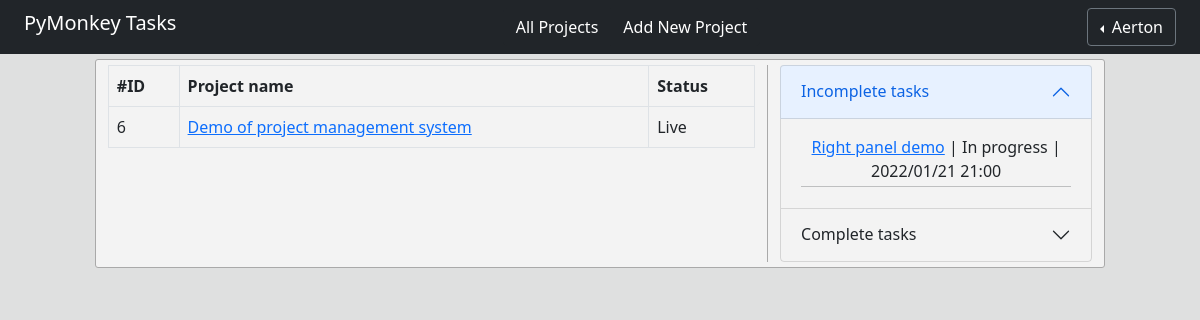
The page /assignments (signed in) on the database its author committed.
### lib/models.py (models this page shows)
class User(db.Model, UserMixin):
    id = db.Column(db.Integer, primary_key=True)
    email = db.Column(db.String, nullable=False)
    password = db.Column(db.String, nullable=False)
    fname = db.Column(db.String)
    lname = db.Column(db.String)
    team = db.Column(db.String)
    position = db.Column(db.String)
    assignment = db.relationship('Project_assignment', backref='user')

class Project(db.Model):
    id = db.Column(db.Integer, primary_key=True)
    name = db.Column(db.String)
    description = db.Column(db.String)
    status = db.Column(db.String)
    date_added = db.Column(db.String)
    added_by = db.Column(db.String)
    tasks = db.relationship("Tasks", backref='project')
    assignment = db.relationship("Project_assignment", backref='project')
    notes = db.relationship("Note", backref='project')
    resources = db.relationship("Resources", backref='project')

class Tasks(db.Model):
    id = db.Column(db.Integer, primary_key=True)
    title = db.Column(db.String)
    description = db.Column(db.String)
    status = db.Column(db.String)
    date_added = db.Column(db.String)
    due_date = db.Column(db.String)
    date_completed = db.Column(db.String)
    assigned_to = db.Column(db.String) #user name
    importance = db.Column(db.String)
    project_id = db.Column(db.Integer, db.ForeignKey("project.id"))
    assignment = db.relationship("Task_assignment",backref="tasks")

### lib/user_routing.py (the view)
@user_routes.route('/assignments', methods=['GET', 'POST'])
@login_required
def assignments():
    if current_user.is_authenticated:
        uid = int(current_user.id)
        my_tasks = Tasks.query.filter(Tasks.assigned_to==uid).all()
        ids = []
        for task in my_tasks:
            ids.append(task.id)
        my_incomplete_tasks = Tasks.query.filter(Tasks.id.in_(ids)).filter(Tasks.status != "Completed")
        my_completed_tasks = Tasks.query.filter(Tasks.id.in_(ids)).filter(Tasks.status == "Completed")
        my_projects = Project_assignment.query.filter(Project_assignment.user_id==uid).all()
        len_ = len(list(my_completed_tasks))
        pid = []
        for pr in my_projects:
            pid.append(pr.project_id)
        assigned_projects = Project.query.filter(Project.id.in_(pid)).all()
        print(my_projects)
    return render_template('my_stuff.html', incomplete = my_incomplete_tasks, complete = my_completed_tasks, len_=len_, projects = assigned_projects)

### lib/models.py (called while the page is built)
@login_manager.user_loader
def load_user(user_id):
    return User.query.get(int(user_id))

### lib/templates/my_stuff.html (shortened to what this page needs)
{% extends 'layout.html' %}
{% block content %}
<div class="container-fluid" >
  <div class="row" style="background-color: rgb(243, 243, 243); border: 1px solid; border-radius: 3px; border-color: darkgrey;">
    <div class="col-8" style="background-color: rgb(243, 243, 243); border-right: 1px solid; border-color: darkgrey; margin-top: 5px; margin-bottom: 5px;">
      {% if projects %}
        <table class="table table-hover table-bordered">
          <thead>
            <tr>
                <th scope="col">#ID</th>
                <th scope="col">Project name</th>
                <th scope="col">Status</th>
            </tr>
          </thead>
          <tbody>
          {% for project in projects %}
            <tr>
                <td>{{ project.id }}</td>
                <td><a type="button" href="{{ url_for('project_routes.project', project_id=project.id) }}">{{ project.name }}</a></td>
                <td>{{ project.status }}</td>
            </tr>
          {% endfor %}
          </tbody>
        </table>
      {% else %}
      <div style="text-align: center;">
        <span style="font-weight: bold;">No projects assigned to you!</span>
      </div>
      {% endif %}
    </div>
    <div class="col-4" style="background-color: rgb(243, 243, 243); margin-top: 5px; margin-bottom: 5px;">
      <div class="accordion" id="accordionPanelsStayOpenExample">
        <div class="accordion-item">
          <h2 class="accordion-header" id="panelsStayOpen-headingOne">
            <button class="accordion-button" type="button" data-bs-toggle="collapse" data-bs-target="#panelsStayOpen-collapseOne" aria-expanded="true" aria-controls="panelsStayOpen-collapseOne">
              Incomplete tasks
            </button>
          </h2>
          <div id="panelsStayOpen-collapseOne" class="accordion-collapse collapse show" aria-labelledby="panelsStayOpen-headingOne">
          <div class="accordion-body">
            {% if incomplete %}
              {% for task in incomplete %}
              <div style="text-align: center;">
              <span><a href="{{ url_for('task_routes.edit',task_id=task.id) }}">{{ task.title }}</a> | {{ task.status }} | {{ task.due_date }}</span>
              <hr style="margin-top: 3px; margin-bottom: 5px;" />
              </div>
              {% endfor %}
            {% else %}
            <div style="text-align: center;">
              <span style="font-weight: bold;">No tasks here!</span>
            </div>
            {% endif %}
          </div>
          </div>
        </div>
        <div class="accordion-item">
          <h2 class="accordion-header" id="panelsStayOpen-heading3">
            <button class="accordion-button collapsed" type="button" data-bs-toggle="collapse" data-bs-target="#panelsStayOpen-collapse3" aria-expanded="false" aria-controls="panelsStayOpen-collapseTwo">
              Complete tasks
            </button>
          </h2>
        </div>
      </div>
    </div>
  </div>
</div>
{% endblock %}

### lib/templates/layout.html (shortened to what this page needs)
<!DOCTYPE html>
<html lang="en">
<head>
    <link rel="stylesheet" href="{{ url_for('static',filename='css/bootstrap.min.css') }}"/>
    <link rel="stylesheet" href="{{ url_for('static',filename='css/styles.css')}}" />
</head>
<body style="background-color: rgb(223, 224, 224);">
<nav class="navbar navbar-dark bg-dark">
    <h5 class="header text-white" style="margin-left: 2%;">PyMonkey Tasks</h5>
    <div class="btn-group">
        <a href="{{ url_for('project_routes.index') }}" class="btn btn-dark">All Projects</a>
        <a href="{{ url_for('project_routes.add') }}" class="btn btn-dark">Add New Project</a>
    </div>
    {% if current_user.is_authenticated %}
    <div class="btn-group dropstart" style="margin-right: 2%;">
        <button class="btn btn-outline-secondary dropdown-toggle text-white" type="button" id="dropdownMenuButton1" data-bs-toggle="dropdown" aria-expanded="false">
          {{ current_user.fname }}
        </button>
    </div>
	{% else %}
    <div class="btn-group">
        <a href="{{ url_for('user_routes.login') }}" class="btn btn-dark">Login</a>
        <a href="{{ url_for('user_routes.register') }}" class="btn btn-dark">Register</a>
    </div>
	{% endif %}
</nav>
<div class="container-fluid">
    <div class="row" style="margin-left: 5%;margin-right: 5%; margin-top: 5px;">
        <div clas="col-8">
            {% block content %}
            {% endblock %}
        </div>
    </div>
</div>
</body>
</html>

### rows shown on the page
User: fname "Aerton"
Project: id "6", name "Demo of project management system", status "Live"
Tasks: title "Right panel demo", status "In progress", due_date "2022/01/21 21:00"
